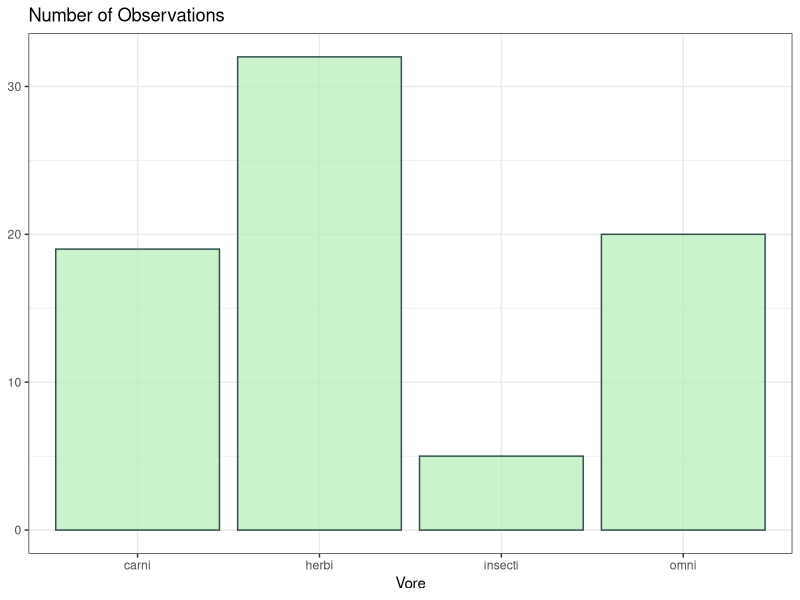
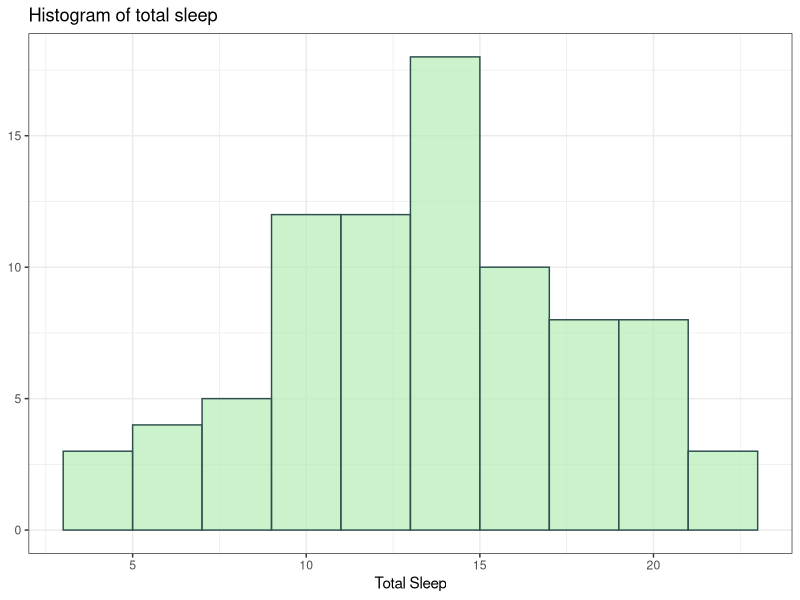
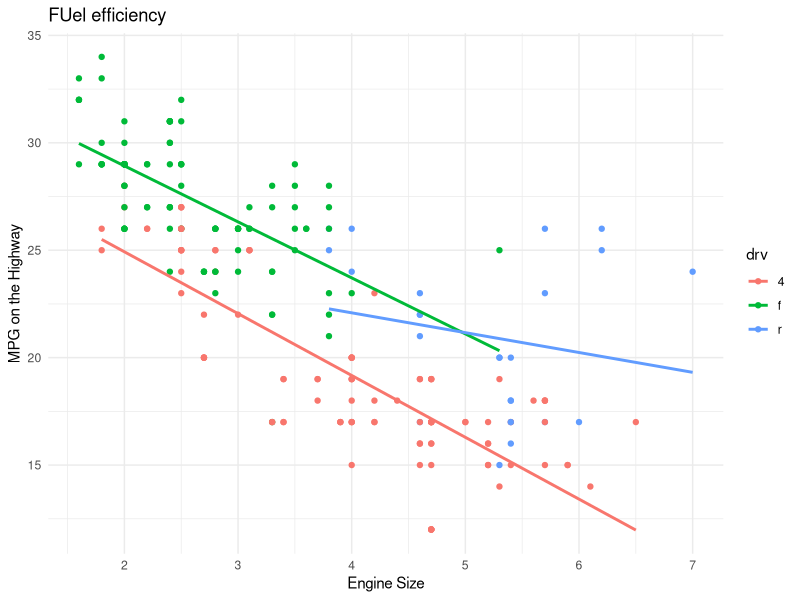

Write R code to recreate these figures, in order. (Note: this script raises an error after producing the figures.)
## ---- chunk 1
knitr::opts_chunk$set(
  fig.path = "Figs"
)
## ---- chunk 2
library(tidyverse)
data() # to see the list of dataset available
view(msleep)
names(msleep)

## ---- chunk 3
# Bar Charts
msleep   %>%
  drop_na(vore)  %>%
  ggplot(aes(x = vore)) +
  geom_bar(color = "darkslategray", fill = "darkseagreen2", alpha = 0.7) +
  #coord_flip() +
  theme_bw()  +
  labs(x = "Vore",
       y = NULL,
       title = "Number of Observations")
## ---- chunk 4
#Histogram one variable
head(msleep)
msleep   %>%
  ggplot(aes(awake)) +
  geom_histogram(binwidth = 2, color = "darkslategray",
                      fill = "darkseagreen2", alpha = 0.7) +
  theme_bw() +
  labs(x = "Total Sleep",
       y = NULL,
       title = "Histogram of total sleep")
## ---- chunk 5
#Scatter plots with multiple variable
head(mpg)
mpg  %>%
  filter(hwy < 35)  %>%
  ggplot(aes(x = displ,
             y = hwy,
             colour = drv)) +
  geom_point() +
  geom_smooth(method = lm, #linear models
              se = F) + #standard error
  labs(x = "Engine Size",
       y = "MPG on the Highway",
       title = "FUel efficiency") +
  theme_minimal() +
  ggsave("scatterplot.jpg")

  #stat_density2d() +   #density contour

## ---- chunk 6

#creating a box plot

msleep  %>%
  ggplot(aes(x=vore, y=awake)) +
  geom_boxplot(outlier.colour = "red", outlier.shape = 6) +
  labs(title="test boxplot",
       subtitle = "Data Titanic", caption="Source : Udemy") +
  theme_light()

#+ Geomjitter
msleep  %>%
  ggplot(aes(x=vore, y=awake)) +
  geom_boxplot(outlier.colour = "red", outlier.shape = 6) +
  labs(title="test boxplot",
       subtitle = "Data Titanic", caption="Source : Udemy") +
  theme_light()+
  geom_jitter(width = 0.2, aes(color = sleep_total))

# +facewrap
msleep  %>%
  ggplot(aes(x=conservation, y=awake)) +
  geom_boxplot(outlier.colour = "red", outlier.shape = 6) +
  labs(title="test boxplot",
       subtitle = "Data Msleep", caption="Source : Udemy") +
  theme_light()+
  #geom_jitter(width = 0.2, aes(color = sleep_total)) +
  facet_wrap(~vore) +#dont forget to put ~
  coord_flip() +
  ggsave("boxplot.jpg")


## ---- chunk 7
#To save the file
#+ ggsave(filename, path)
## ---- chunk 8
#timeseries
#Make a time series plot (using ggfortify)
library(ggfortify)
autoplot(AirPassengers) + labs(title="AirPassengers")  # where AirPassengers is a 'ts' object
class(AirPassengers)

# Approach 2 uaing ggplot only
data(economics, package="ggplot2")  # init data
economics <- data.frame(economics)  # convert to dataframe
ggplot(economics) + geom_line(aes(x=date, y=pce, color="pcs")) + geom_line(aes(x=date, y=unemploy, col="unemploy")) + scale_color_discrete(name="Legend") + labs(title="Economics") # plot multiple time series using 'geom_line's
